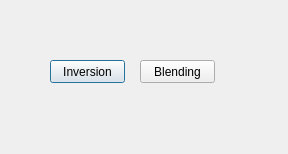
<?xml version="1.0" encoding="UTF-8"?>
<ui version="4.0">
 <class>Dialog</class>
 <widget class="QDialog" name="Dialog">
  <property name="geometry">
   <rect>
    <x>0</x>
    <y>0</y>
    <width>288</width>
    <height>154</height>
   </rect>
  </property>
  <property name="windowTitle">
   <string>Dialog</string>
  </property>
  <widget class="QPushButton" name="pushButtonInversion">
   <property name="geometry">
    <rect>
     <x>50</x>
     <y>60</y>
     <width>75</width>
     <height>23</height>
    </rect>
   </property>
   <property name="text">
    <string>Inversion</string>
   </property>
  </widget>
  <widget class="QPushButton" name="pushButtonBlending">
   <property name="geometry">
    <rect>
     <x>140</x>
     <y>60</y>
     <width>75</width>
     <height>23</height>
    </rect>
   </property>
   <property name="text">
    <string>Blending</string>
   </property>
  </widget>
 </widget>
 <resources/>
 <connections/>
</ui>
